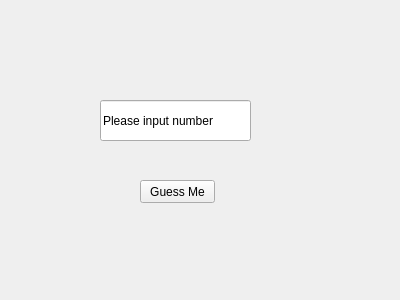
<?xml version="1.0" encoding="UTF-8"?>
<ui version="4.0">
 <class>Form</class>
 <widget class="QWidget" name="Form">
  <property name="geometry">
   <rect>
    <x>0</x>
    <y>0</y>
    <width>400</width>
    <height>300</height>
   </rect>
  </property>
  <property name="windowTitle">
   <string>Guess Number</string>
  </property>
  <property name="windowIcon">
   <iconset>
    <normaloff>../../favicon.ico</normaloff>../../favicon.ico</iconset>
  </property>
  <widget class="QPushButton" name="guessButton">
   <property name="geometry">
    <rect>
     <x>140</x>
     <y>180</y>
     <width>75</width>
     <height>23</height>
    </rect>
   </property>
   <property name="toolTip">
    <string>GUESS NUMBER</string>
   </property>
   <property name="text">
    <string>Guess Me</string>
   </property>
  </widget>
  <widget class="QLineEdit" name="numShow">
   <property name="geometry">
    <rect>
     <x>100</x>
     <y>100</y>
     <width>151</width>
     <height>41</height>
    </rect>
   </property>
   <property name="text">
    <string>Please input number</string>
   </property>
  </widget>
 </widget>
 <resources/>
 <connections>
  <connection>
   <sender>guessButton</sender>
   <signal>clicked()</signal>
   <receiver>Form</receiver>
   <slot>close()</slot>
   <hints>
    <hint type="sourcelabel">
     <x>177</x>
     <y>196</y>
    </hint>
    <hint type="destinationlabel">
     <x>241</x>
     <y>227</y>
    </hint>
   </hints>
  </connection>
 </connections>
</ui>
